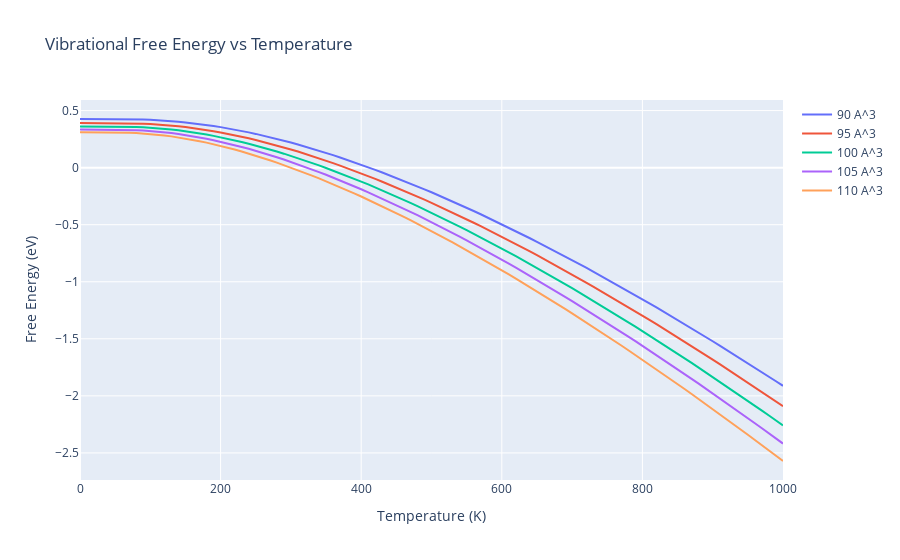

Notebook source saved alongside this figure:
### Code cell
# plot the free energy
f_fig = go.Figure()
for i, volume in enumerate(selected_volumes):
    f_fig.add_trace(go.Scatter(
        x=temperatures,
        y=f_vib_v_t[np.where(volumes == volume)][0],
        mode='lines',
        name=f'{volume} A^3'
    ))
f_fig.update_layout(
    title='Vibrational Free Energy vs Temperature',
    xaxis_title='Temperature (K)',
    yaxis_title='Free Energy (eV)'
)
f_fig.show()
